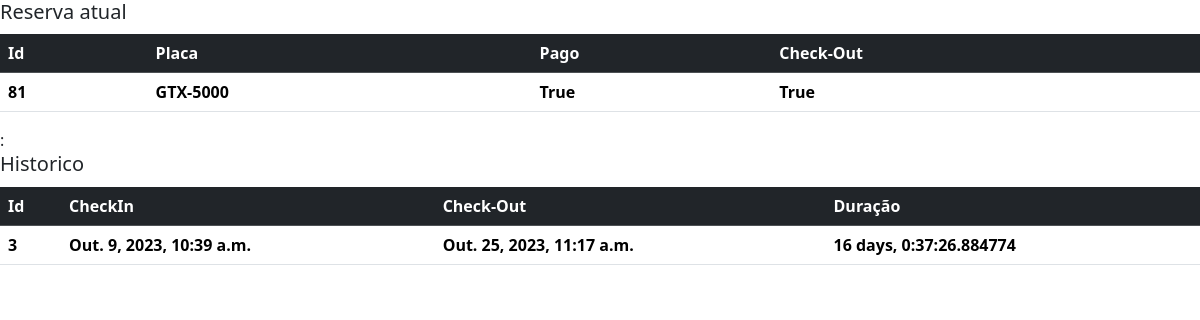
The page /parking/GTX-5000/ on the database its author committed.
### parking/models.py (models this page shows, shortened)
class Reservation(models.Model):
    plate = models.CharField(
        validators=[
            RegexValidator(r"[A-Z]{3}[-][0-9][0-9A-J][0-9]{2}",
            message="The Format plate is no Valid")],
            max_length=8,
            unique=True)
    date = models.DateTimeField(auto_now_add=True)
    paid = models.BooleanField(default=False, blank=False)
    left = models.BooleanField(default=False, blank=False)

class Historico(models.Model):
    id_reservation = models.ForeignKey(Reservation, on_delete=models.CASCADE, to_field='id')
    checkIn = models.DateTimeField()
    checkOut = models.DateTimeField(null=True, blank=True)
    def get_deltaTime(self):
        try:
            time = self.checkOut - self.checkIn
            return time
        except:
           return None

### parking/views.py (the view)
# urls.py: path("<str:plate>/", views.reservation_detail, name="plate"),
def reservation_detail(request,plate):
    reservation = consulta_reservation(plate)
    if reservation:
        queryReservation = Reservation.objects.get(plate=plate)
        queryHistory = Historico.objects.filter(id_reservation=queryReservation.pk)
        return render (request, "Reservation/reservationDetail.html", {'reservation':queryReservation,'history':queryHistory})
    return render(request, {'message':f" The plate '{plate}' is invalid or nonexistent"}, status = status.HTTP_400_BAD_REQUEST)

### parking/views.py (called while the page is built)
def consulta_reservation(plate):
    if Reservation.objects.filter(plate=plate).exists():
        return Reservation.objects.get(plate=plate)
    return None

### parking/templates/Reservation/reservationDetail.html (shortened to what this page needs)
<html>
<head>
  {% load bootstrap5 %}
  {% bootstrap_css %}
</head>
<body>
  <h5>Reserva atual<span class="badge badge-secondary">New</span></h5>
  <table class="table">
    <thead class="table-dark">
      <tr>
        <th scope="col">Id</th>
        <th scope="col">Placa</th>
        <th scope="col">Pago</th>
        <th scope="col">Check-Out</th>
      </tr>
    </thead>
    <tbody>
      <tr>
        <th scope="row">{{ reservation.id }}</th>
        <th>{{ reservation.plate }}</th>
        <th>{{ reservation.paid }}</th>
        <th>{{ reservation.left }}</th>
      </tr>
    </tbody>
  </table>
  :{% include 'Historico/listHistory.html'%}
</body>

### parking/templates/Historico/listHistory.html (shortened to what this page needs)
<html>
<head>
  {% load bootstrap5 %}
  {% bootstrap_css %}
</head>
<body>
  <h5>Historico<span class="badge badge-secondary">New</span></h5>
  <table class="table">
    <thead class="table-dark">
      <tr>
        <th scope="col">Id</th>
        <th scope="col">CheckIn</th>
        <th scope="col">Check-Out</th>
        <th scope="col">Duração</th>
      </tr>
    </thead>
    <tbody>
      {% for historico in history %}
      <tr>
        <th scope="row">{{ historico.id }}</th>
        <th>{{ historico.checkIn }}</th>
        <th>{{ historico.checkOut }}</th>
        <th>{{ historico.get_deltaTime }}</th>
      </tr>
      {% endfor %}
    </tbody>
  </table>
</body>

### rows shown on the page
Reservation: id "81", plate "GTX-5000", paid "True", left "True"
Historico: id "3", checkIn "Out. 9, 2023, 10:39 a.m.", checkOut "Out. 25, 2023, 11:17 a.m.", get_deltaTime "16 days, 0:37:26.884774"
